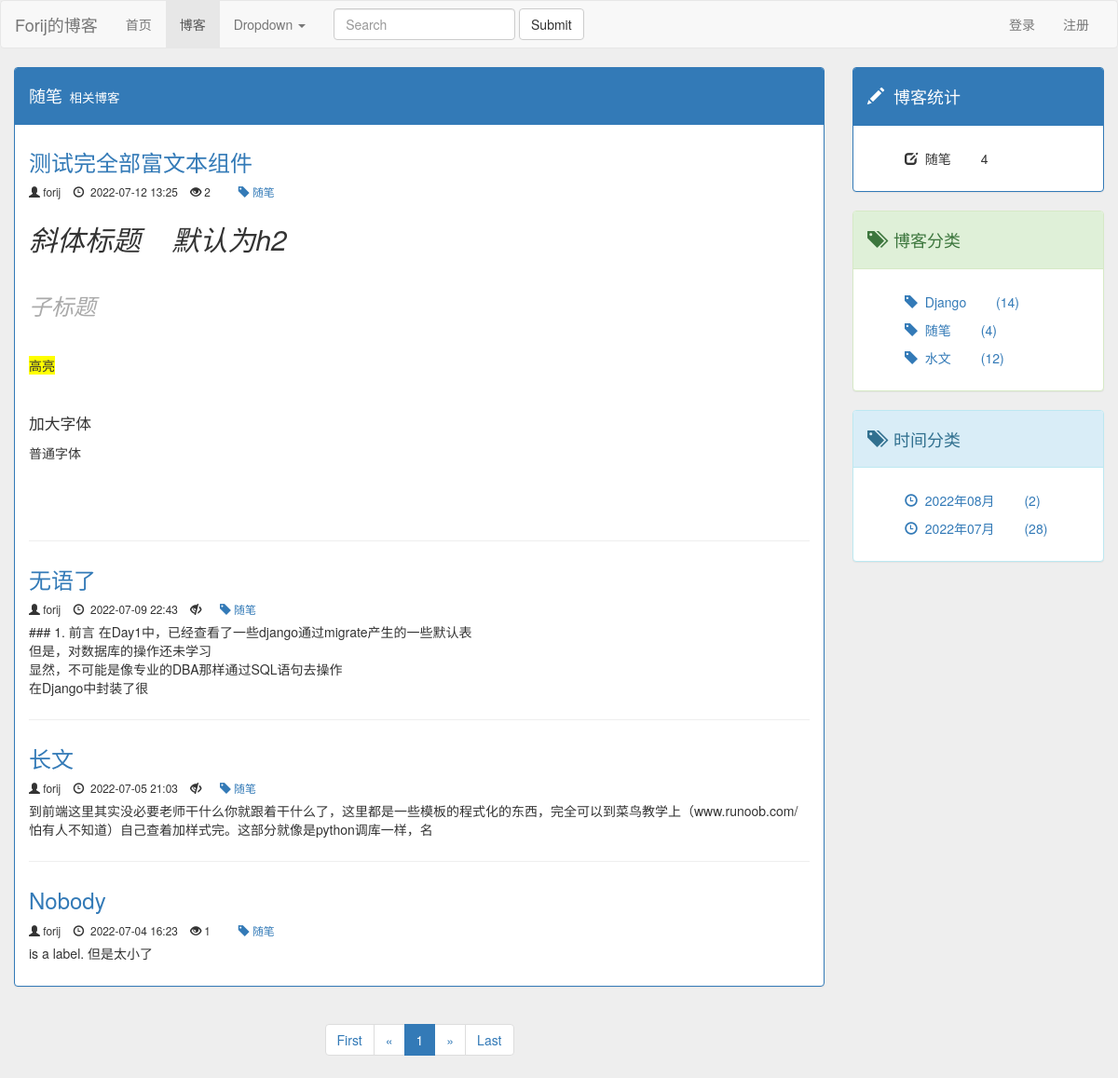
/blog/relevant/2, run on the app's committed database.
### blog/models.py (models this page shows, shortened)
class BlogType(models.Model):
    type_name = models.CharField(max_length=15)
    def __str__(self):
        return self.type_name

class Blog(models.Model,ReadNumExpand):
    title = models.CharField(max_length=50)
    blog_type = models.ForeignKey(BlogType ,on_delete=models.DO_NOTHING)
    content = RichTextUploadingField()
    author = models.ForeignKey(User ,on_delete=models.DO_NOTHING)
    created_time = models.DateTimeField(auto_now_add=True)
    last_updated_time = models.DateTimeField(auto_now=True)
    class Meta:
        ordering = ['-created_time']

### read_count/models.py (models this page shows)
class ReadNum(models.Model):
    read_num = models.IntegerField(default=0)
    content_type = models.ForeignKey(ContentType, on_delete=models.DO_NOTHING)
    object_id = models.PositiveIntegerField()
    content_object = GenericForeignKey('content_type', 'object_id')

### blog/views.py (the view)
# urls.py: path('relevant/<int:blog_type_id>',views.blog_with_type,name = "blog_relevant"),
def blog_with_type(request,blog_type_id):
    blog_type = get_object_or_404(BlogType, id=blog_type_id)
    blogs = Blog.objects.filter(blog_type=blog_type)            # 获取需要的博文们blogs
    context = get_blog_list_common(request,blogs)
    context['blogs_with_type'] = blog_type                            # 分类类型    传到模板后，主要用于标识一些内容
    return render(request,'blog/blog_with_type.html', context)

### read_count/models.py (called while the page is built)
    def get_read_num(self):
        try:
            blog_obj = ContentType.objects.get_for_model(self)
            readNum_obj = ReadNum.objects.get(content_type=blog_obj,object_id=self.id)
        except exceptions.ObjectDoesNotExist:# 查询，结果不存在该博文计数信息,给该博文创建计数信息，默认值为0
            readNum_obj = ReadNum.objects.create(content_type=blog_obj,object_id=self.id)
        return readNum_obj.read_num

### templates/blog/blog_with_type.html (shortened to what this page needs)
{% extends 'blog/blog_list.html' %}
{% block blog_type %}
{{ blogs_with_type }}<small style="color: white;">&nbsp;&nbsp;相关博客</small>
{% endblock %}
{% block blog_number_totle %}
    {{ blogs_with_type }}
{% endblock %}

### templates/blog/blog_list.html (shortened to what this page needs)
{% extends 'base.html' %}
{% load staticfiles %}
{% block head_extends %}
    <link rel="stylesheet" href="{% static 'css/blog.css' %}">
{% endblock %}
{% block nav_blog_active %}active{% endblock %}
{% block content %}
    <div class="row">
        <div class="col-xs-12 col-sm-8 col-md-9 col-lg-9">
            <div class="panel panel-primary">
                <div class="panel-heading">
                    <h4>
                        {% block blog_type %}{% endblock %}
                    </h4>
                </div>
                <div class="panel-body">
                    {% for blog in page_of_blogs.object_list %}
                        <div class="blog">
                            <h3>
                                <a href="{% url 'blog:blog_detail' blog.id %}">
                                    {{ blog.title }}
                                </a>
                            </h3>
                            <small>
                                <div class="blog_info">
                                <span class="glyphicon glyphicon-user" aria-hidden="true"></span>&nbsp;{{ blog.author }}&nbsp;&nbsp;&nbsp;
                                <span class="glyphicon glyphicon-time" aria-hidden="true"></span>&nbsp{{ blog.created_time|date:" Y-m-d H:i" }}&nbsp;&nbsp;&nbsp;
                                {% if blog.get_read_num %}
                                    <span class="glyphicon glyphicon-eye-open" aria-hidden="true"></span>&nbsp;{{ blog.get_read_num }}&nbsp;&nbsp;&nbsp;
                                {% else %}
                                    <span class="glyphicon glyphicon-eye-close" aria-hidden="true"></span>
                                {% endif %}&nbsp;&nbsp;&nbsp;&nbsp;
                                <a href="{% url 'blog:blog_relevant' blog.blog_type.id %}">
                                    <span class="glyphicon glyphicon-tag" aria-hidden="true"></span>&nbsp;{{ blog.blog_type }}
                                </a>&nbsp;&nbsp;&nbsp;
                                </div>
                            </small>
                            <p>{{ blog.content|safe|truncatechars_html:100 }}</p>
                        </div>
                    {% empty %}
                        <div class="blog">
                            <h3>尚无文章，敬请期待</h3>
                        </div>
                    {% endfor %}
                </div>
            </div>
            <div class="mypaginator">
              <ul class="pagination">
                <li>
                    <a href="?page=1">
                        <span aria-hidden="true">First</span>
                    </a>
                </li>
                <li>
                    {% if page_of_blogs.has_previous %}
                    <a href="?page={{ page_of_blogs.previous_page_number }}" aria-label="Previous">
                        <span aria-hidden="true">&laquo;</span>
                    </a>
                    {% else %}
                        <span aria-hidden="true">&laquo;</span>
                    {% endif %}
                </li>
                {% for page_num in page_range %}
                    {% if page_num == page_of_blogs.number %}
                        <li class="active">
                            <span>{{ page_num }}</span>
                        </li>
                    {% else %}
                        <li>
                            <a href="?page={{ page_num }}">{{ page_num }}</a>
                        </li>
                    {% endif %}
                {% endfor %}
                <li>
                    {% if page_of_blogs.has_next %}
                    <a href="?page={{ page_of_blogs.next_page_number }}" aria-label="Next">
                        <span aria-hidden="true">&raquo;</span>
                    </a>
                    {% else %}
                    <span aria-hidden="true">&raquo;</span>
                    {% endif %}
                </li>
                <li>
                    <a href="?page={{ page_of_blogs.paginator.num_pages }}">
                        <span aria-hidden="true">Last</span>
                    </a>
                </li>
              </ul>
            </div>
        </div>
        <div class="hidden-xs col-sm-4 col-md-3 col-lg-3">
            <div class="panel panel-primary">
                <div class="panel-heading">
                    <h4><span class="glyphicon glyphicon-pencil" aria-hidden="true"></span>&nbsp;&nbsp;博客统计</h4>
                </div>
                <div class="panel-body">
                    <ul class="blog_type">
                            <li>
                                    <span class="glyphicon glyphicon-edit" aria-hidden="true"></span>&nbsp;
                                    {% block blog_number_totle %}{% endblock %}
                                <span style="margin-left: 2em">{{ page_of_blogs.paginator.count }}</span>
                            </li>
                    </ul>
                </div>
            </div>
            <div class="panel panel-success">
                <div class="panel-heading">
                    <h4><span class="glyphicon glyphicon-tags" aria-hidden="true"></span>&nbsp;&nbsp;博客分类</h4>
                </div>
                <div class="panel-body">
                    <ul class="blog_type">
                        {% for blog_type in blog_types %}
                            <li>
                                <a href="{% url 'blog:blog_relevant' blog_type.id %}">
                                    <span class="glyphicon glyphicon-tag" aria-hidden="true"></span>&nbsp;
                                    {{ blog_type.type_name }}
                                    <span style="margin-left: 2em">({{ blog_type.blog_count }})</span>
                                </a>
                            </li>
                        {% empty %}
                            <li>暂无博客分类</li>
                        {% endfor %}
                    </ul>
                </div>
            </div>
            <div class="panel panel-info">
                <div class="panel-heading">
                    <h4><span class="glyphicon glyphicon-tags" aria-hidden="true"></span>&nbsp;&nbsp;时间分类</h4>
                </div>
                <div class="panel-body">
                    <ul class="blog_type">
                        {% for blog_date,blog_count in blog_dates.items %}
                            <li>
                                <a href="{% url 'blog:blog_date' blog_date.year blog_date.month %}">
                                    <span class="glyphicon glyphicon-time" aria-hidden="true"></span>&nbsp;
                                    {{ blog_date|date:" Y年m月" }}
                                    <span style="margin-left: 2em">({{ blog_count }})</span>
                                </a>
                            </li>
                        {% empty %}
                            <li>暂无博客分类</li>
                        {% endfor %}
                    </ul>
                </div>
            </div>
        </div>
    </div>
{% endblock %}

### static/css/base.css (style rules this page uses)
body { background-color: #eee; }
ul { list-style-type: none; }

### static/css/blog.css (style rules this page uses)
.blog_type li { margin-top: 10px; }
.blog:not(:last-child) { margin-bottom: 2em; padding-bottom: 1em; border-bottom: 1px solid #eee; }
.blog h3 { margin-top: 0.5em; }
.blog_info { padding-bottom: 6px; }
.mypaginator { text-align: center; }

### data on the page
BlogType: type_name "随笔", blog_count "4"
Blog: title "测试完全部富文本组件", author "forij", created_time "2022-07-12 13:25", get_read_num "2", blog_type "随笔", content "斜体标题 默认为h2 子标题 高亮 加大字体 普通字体"
Blog: title "无语了", author "forij", created_time "2022-07-09 22:43", blog_type "随笔", content "### 1. 前言 在Day1中，已经查看了一些django通过migrate产生的一些默认表 但是，对数据库的操作还未学习 显然，不可能是像专业的DBA那样通过SQL语句去操作 在Django中封装了很"
Blog: title "长文", author "forij", created_time "2022-07-05 21:03", blog_type "随笔", content "到前端这里其实没必要老师干什么你就跟着干什么了，这里都是一些模板的程式化的东西，完全可以到菜鸟教学上（www.runoob.com/怕有人不知道）自己查着加样式完。这部分就像是python调库一样，名"
Blog: title "Nobody", author "forij", created_time "2022-07-04 16:23", get_read_num "1", blog_type "随笔", content "is a label. 但是太小了"
BlogType: type_name "Django", blog_count "14"
BlogType: type_name "水文", blog_count "12"

### other printed values
{{ page_num }} "1"
{{ page_of_blogs.paginator.count }} "4"
{{ blog_date|date:" Y年m月" }} "2022年08月" "2022年07月"
{{ blog_count }} "2" "28"
